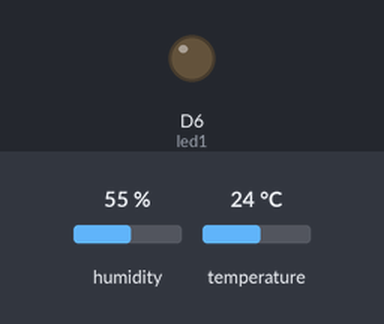
A sketch run on a simulated Particle Photon. Shown: output pins drawn as LEDs (lit = HIGH). Inputs (shaded band) come from the test bench; at power-on: humidity 55 %, temperature 24 °C.

Above: at 15.5 s.
At 31.5 s:
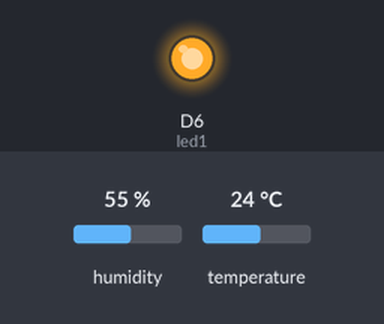
Timing chart, 0 to 40.4 s (numbered marks = the images above):
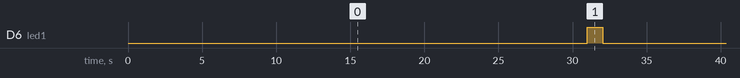

Measured:
- by itself, D6 (led1): alternates HIGH for 1.0 s and LOW for 30.0 s

The sketch:

tempsensor.ino
```cpp
// This #include statement was automatically added by the Particle IDE.
#include <Adafruit_DHT.h> // Load the sensor Library

#define DHTPIN 2 // Pin the sensor is conneted to

    // Setup Sensor
    #define DHTTYPE DHT22		// DHT 22 (AM2302) temp/humid sensor

    DHT dht(DHTPIN, DHTTYPE);

    int led1 = D6; // Ledd attatched to check functionality from distance

void setup() {

    dht.begin();
    pinMode(led1, OUTPUT);
}

void loop() {

    delay(1000);        // Wait before sending, (sensor reccomendation)
    digitalWrite(led1, LOW);
    delay(30000);       // wait 30 seconds between readings
    digitalWrite(led1, HIGH);

    float h = dht.getHumidity();
    // Read temperature as Celsius
    float t = dht.getTempCelcius();
    // Read temperature as Farenheit


        if (isnan(h) || isnan(t))  //Error checking
    {
    	Serial.println("Failed to read from DHT11 sensor!");
    	return;
    }

    Particle.publish("Temperature: ", String(t), PRIVATE);  //Sends temp to particle console, which then sends to thingspeak via webhook
    Particle.publish("Humidity: ", String(h), PRIVATE);     //Sends humid to particle console, which then sends to thingspeak via webhook

}
```
